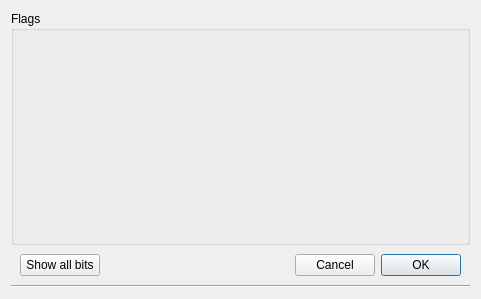
<?xml version="1.0" encoding="UTF-8"?>
<ui version="4.0">
 <class>AskFlagsDialog</class>
 <widget class="QDialog" name="AskFlagsDialog">
  <property name="geometry">
   <rect>
    <x>0</x>
    <y>0</y>
    <width>481</width>
    <height>299</height>
   </rect>
  </property>
  <property name="windowTitle">
   <string>OpenBRF</string>
  </property>
  <property name="statusTip">
   <string>...</string>
  </property>
  <layout class="QVBoxLayout" name="verticalLayout">
   <property name="spacing">
    <number>0</number>
   </property>
   <item>
    <widget class="QGroupBox" name="groupBox">
     <property name="title">
      <string>Flags</string>
     </property>
     <layout class="QHBoxLayout" name="horizontalLayout" stretch="0,1,1,1,1,0">
      <item>
       <spacer name="horizontalSpacer">
        <property name="orientation">
         <enum>Qt::Horizontal</enum>
        </property>
        <property name="sizeHint" stdset="0">
         <size>
          <width>193</width>
          <height>20</height>
         </size>
        </property>
       </spacer>
      </item>
      <item>
       <widget class="QWidget" name="widget" native="true"/>
      </item>
      <item>
       <widget class="QWidget" name="widget_2" native="true"/>
      </item>
      <item>
       <widget class="QWidget" name="widget_3" native="true"/>
      </item>
      <item>
       <widget class="QWidget" name="widget_4" native="true"/>
      </item>
      <item>
       <spacer name="horizontalSpacer_2">
        <property name="orientation">
         <enum>Qt::Horizontal</enum>
        </property>
        <property name="sizeHint" stdset="0">
         <size>
          <width>192</width>
          <height>20</height>
         </size>
        </property>
       </spacer>
      </item>
     </layout>
    </widget>
   </item>
   <item>
    <widget class="QWidget" name="widget_5" native="true">
     <property name="sizePolicy">
      <sizepolicy hsizetype="MinimumExpanding" vsizetype="Maximum">
       <horstretch>0</horstretch>
       <verstretch>0</verstretch>
      </sizepolicy>
     </property>
     <property name="layoutDirection">
      <enum>Qt::RightToLeft</enum>
     </property>
     <layout class="QHBoxLayout" name="horizontalLayout_2">
      <item>
       <widget class="QDialogButtonBox" name="buttonBox">
        <property name="sizePolicy">
         <sizepolicy hsizetype="Maximum" vsizetype="Fixed">
          <horstretch>0</horstretch>
          <verstretch>0</verstretch>
         </sizepolicy>
        </property>
        <property name="orientation">
         <enum>Qt::Horizontal</enum>
        </property>
        <property name="standardButtons">
         <set>QDialogButtonBox::Cancel|QDialogButtonBox::Ok</set>
        </property>
       </widget>
      </item>
      <item>
       <spacer name="horizontalSpacer_3">
        <property name="orientation">
         <enum>Qt::Horizontal</enum>
        </property>
        <property name="sizeHint" stdset="0">
         <size>
          <width>40</width>
          <height>20</height>
         </size>
        </property>
       </spacer>
      </item>
      <item>
       <widget class="QPushButton" name="showAll">
        <property name="text">
         <string>Show all bits</string>
        </property>
        <property name="checkable">
         <bool>true</bool>
        </property>
       </widget>
      </item>
     </layout>
    </widget>
   </item>
   <item>
    <widget class="Line" name="line">
     <property name="orientation">
      <enum>Qt::Horizontal</enum>
     </property>
    </widget>
   </item>
  </layout>
 </widget>
 <resources/>
 <connections>
  <connection>
   <sender>buttonBox</sender>
   <signal>accepted()</signal>
   <receiver>AskFlagsDialog</receiver>
   <slot>accept()</slot>
   <hints>
    <hint type="sourcelabel">
     <x>248</x>
     <y>254</y>
    </hint>
    <hint type="destinationlabel">
     <x>157</x>
     <y>274</y>
    </hint>
   </hints>
  </connection>
  <connection>
   <sender>buttonBox</sender>
   <signal>rejected()</signal>
   <receiver>AskFlagsDialog</receiver>
   <slot>reject()</slot>
   <hints>
    <hint type="sourcelabel">
     <x>316</x>
     <y>260</y>
    </hint>
    <hint type="destinationlabel">
     <x>286</x>
     <y>274</y>
    </hint>
   </hints>
  </connection>
 </connections>
</ui>
